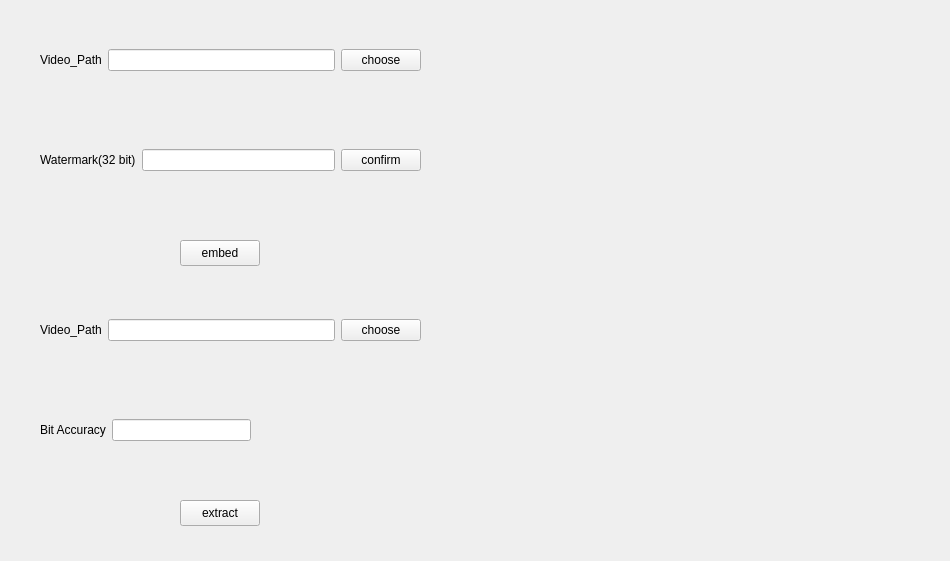
<?xml version="1.0" encoding="UTF-8"?>
<ui version="4.0">
 <class>Form</class>
 <widget class="QWidget" name="Form">
  <property name="geometry">
   <rect>
    <x>0</x>
    <y>0</y>
    <width>950</width>
    <height>561</height>
   </rect>
  </property>
  <property name="windowTitle">
   <string>Form</string>
  </property>
  <widget class="QWidget" name="horizontalLayoutWidget">
   <property name="geometry">
    <rect>
     <x>40</x>
     <y>20</y>
     <width>381</width>
     <height>80</height>
    </rect>
   </property>
   <layout class="QHBoxLayout" name="horizontalLayout">
    <item>
     <widget class="QLabel" name="label">
      <property name="text">
       <string>Video_Path</string>
      </property>
     </widget>
    </item>
    <item>
     <widget class="QLineEdit" name="lineEdit"/>
    </item>
    <item>
     <widget class="QPushButton" name="pushButton">
      <property name="text">
       <string>choose</string>
      </property>
     </widget>
    </item>
   </layout>
  </widget>
  <widget class="QWidget" name="horizontalLayoutWidget_2">
   <property name="geometry">
    <rect>
     <x>40</x>
     <y>120</y>
     <width>381</width>
     <height>80</height>
    </rect>
   </property>
   <layout class="QHBoxLayout" name="horizontalLayout_2">
    <item>
     <widget class="QLabel" name="label_2">
      <property name="text">
       <string>Watermark(32 bit)</string>
      </property>
     </widget>
    </item>
    <item>
     <widget class="QLineEdit" name="lineEdit_2">
      <property name="text">
       <string/>
      </property>
     </widget>
    </item>
    <item>
     <widget class="QPushButton" name="pushButton_2">
      <property name="text">
       <string>confirm</string>
      </property>
     </widget>
    </item>
   </layout>
  </widget>
  <widget class="QPushButton" name="pushButton_3">
   <property name="geometry">
    <rect>
     <x>180</x>
     <y>240</y>
     <width>80</width>
     <height>26</height>
    </rect>
   </property>
   <property name="text">
    <string>embed</string>
   </property>
  </widget>
  <widget class="QPushButton" name="pushButton_4">
   <property name="geometry">
    <rect>
     <x>180</x>
     <y>500</y>
     <width>80</width>
     <height>26</height>
    </rect>
   </property>
   <property name="text">
    <string>extract</string>
   </property>
  </widget>
  <widget class="QWidget" name="horizontalLayoutWidget_3">
   <property name="geometry">
    <rect>
     <x>40</x>
     <y>290</y>
     <width>381</width>
     <height>80</height>
    </rect>
   </property>
   <layout class="QHBoxLayout" name="horizontalLayout_3">
    <item>
     <widget class="QLabel" name="label_3">
      <property name="text">
       <string>Video_Path</string>
      </property>
     </widget>
    </item>
    <item>
     <widget class="QLineEdit" name="lineEdit_3"/>
    </item>
    <item>
     <widget class="QPushButton" name="pushButton_5">
      <property name="text">
       <string>choose</string>
      </property>
     </widget>
    </item>
   </layout>
  </widget>
  <widget class="QWidget" name="horizontalLayoutWidget_4">
   <property name="geometry">
    <rect>
     <x>40</x>
     <y>390</y>
     <width>211</width>
     <height>80</height>
    </rect>
   </property>
   <layout class="QHBoxLayout" name="horizontalLayout_4">
    <item>
     <widget class="QLabel" name="label_4">
      <property name="text">
       <string>Bit Accuracy</string>
      </property>
     </widget>
    </item>
    <item>
     <widget class="QLineEdit" name="lineEdit_4"/>
    </item>
   </layout>
  </widget>
 </widget>
 <resources/>
 <connections/>
</ui>
